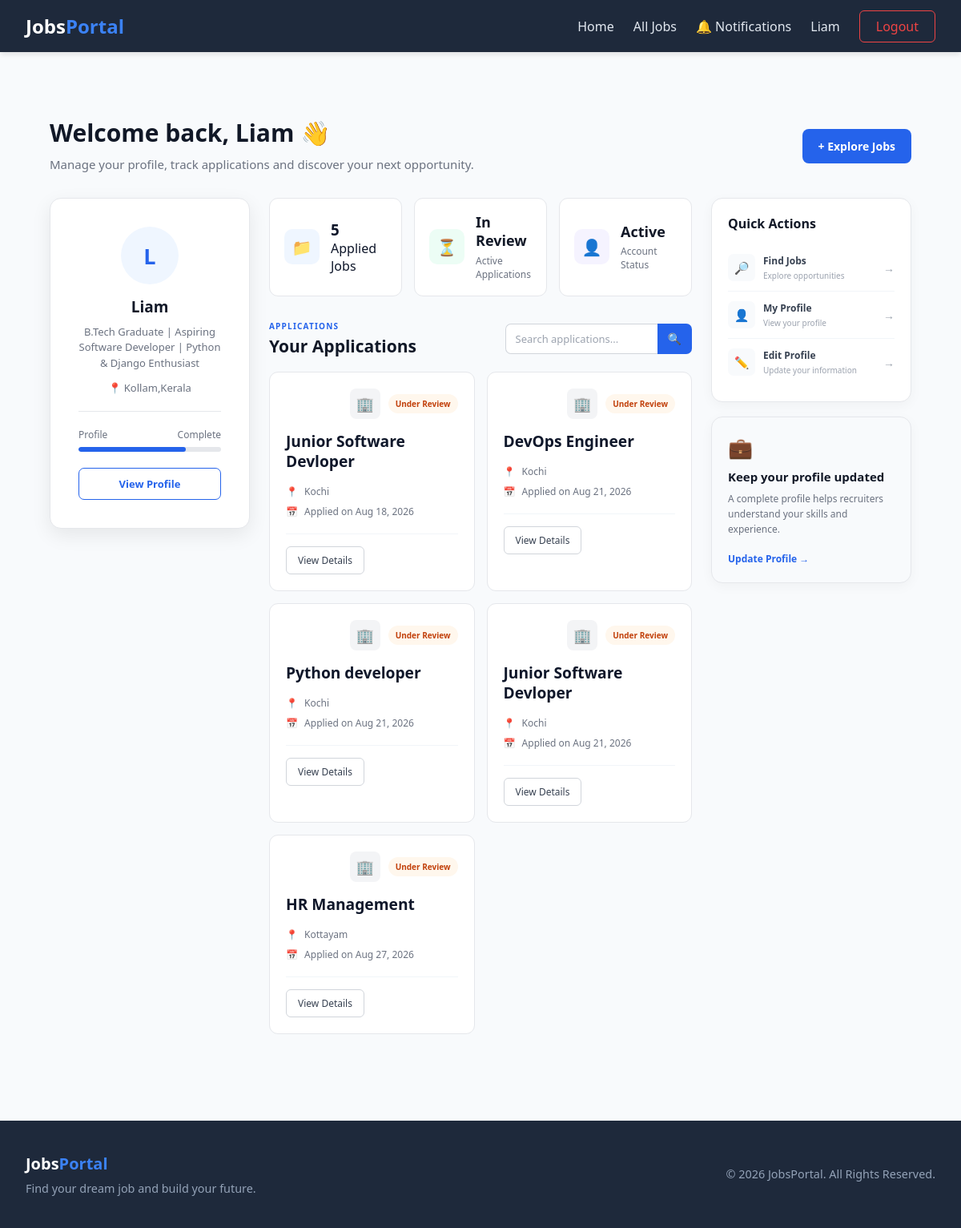
Page /user-dashboard (signed in) on the committed database.
### jobs/models.py (models this page shows, shortened)
class Profile(models.Model):
    user=models.OneToOneField(User,on_delete=models.CASCADE)
    dob=models.DateField()
    phone=models.CharField(max_length=12)
    place=models.CharField(max_length=50)
    qualification=models.CharField(max_length=50,blank=True)
    headline=models.CharField(max_length=200,blank=True)

class Applications(models.Model):
    job=models.ForeignKey(Jobs,on_delete=models.CASCADE)
    user=models.ForeignKey(User,on_delete=models.CASCADE)
    resume=models.FileField(blank=True,upload_to='resume')
    date=models.DateField(auto_now_add=True)

class Jobs(models.Model):
    title=models.CharField(max_length=100)
    sector=models.ForeignKey(Sectors,on_delete=models.CASCADE)
    company=models.ForeignKey(Company,on_delete=models.CASCADE)
    location=models.CharField(max_length=50)
    description=models.TextField()
    salary=models.CharField(max_length=50)
    post_date=models.DateField(auto_now_add=True)
    slug=models.SlugField(blank=True)
    is_active=models.BooleanField(default=True)
    end_date=models.DateField()

### jobs/views.py (the view)
# urls.py: path("user-dashboard",views.userDashboard,name="user_dashboard"),
@login_required
def userDashboard(request):
    if request.user.is_superuser:
        return redirect("admin_dashboard")
    profile = Profile.objects.select_related("user").get(user_id=request.user.id)
    applied_jobs = Applications.objects.select_related("job").filter(user_id=request.user.id)
    return render(request,"user-dashboard.html",{"applied_jobs": applied_jobs,"p": profile})

### jobs/context_processors.py (called while the page is built)
def allSectors(request):
    all_sectors=Sectors.objects.all()
    return dict(sectors=all_sectors)

def notification_count(request):
    if request.user.is_authenticated and not request.user.is_superuser:
        count = Notification.objects.filter(user=request.user, is_read=False).count()
        return { "notification_count": count}
    return {"notification_count": 0}

### templates/user-dashboard.html (shortened to what this page needs)
{% extends 'base.html' %}
{% load static %}
{% block extra_css %}
<link rel="stylesheet" href="{% static 'css/styles.css' %}">
{% endblock %}
{% block content %}
<div class="dashboard-container">
    <div class="dashboard-top">
        <div>
            <h1>
                Welcome back,
                {{ user.first_name|default:user.username }} 👋
            </h1>
            <p class="dashboard-subtitle">
                Manage your profile, track applications and discover your next opportunity.
            </p>
        </div>
        <a href="{% url 'all_jobs' %}" class="dashboard-explore-btn">
            + Explore Jobs
        </a>
    </div>
    <div class="dashboard-layout">
        <aside class="profile-sidebar">
            <div class="profile-card">
                <div class="profile-avatar">
                    {{ user.first_name|first|upper }}
                </div>
                <h2>
                    {{ p.user.first_name|default:p.user.username }}
                </h2>
                <p class="profile-headline">
                    {{ p.headline|default:"Add your professional headline" }}
                </p>
                <div class="profile-location">
                    📍 {{ p.place|default:"Location not added" }}
                </div>
                <div class="profile-divider"></div>
                <div class="profile-completion">
                    <div class="completion-header">
                        <span>Profile</span>
                        <span>Complete</span>
                    </div>
                    <div class="completion-bar">
                        <div class="completion-progress"></div>
                    </div>
                </div>
                <a href="{% url 'view_profile' %}" class="view-profile-btn">
                    View Profile
                </a>
            </div>
        </aside>
        <div class="dashboard-main">
            <div class="stats-grid">
                <div class="state-card">
                    <div class="stat-icon blue">📁</div>
                    <div class="state-info">
                        <h3>{{ applied_jobs|length }}</h3>
                        <p>Applied Jobs</p>
                    </div>
                </div>
                <div class="state-card">
                    <div class="stat-icon green">⏳</div>
                    <div class="stat-info">
                        <h3>In Review</h3>
                        <p>Active Applications</p>
                    </div>
                </div>
                <div class="state-card">
                    <div class="stat-icon purple">👤</div>
                    <div class="stat-info">
                        <h3>Active</h3>
                        <p>Account Status</p>
                    </div>
                </div>
            </div>
            <div class="section-header">
                <div>
                    <p class="section-label">APPLICATIONS</p>
                    <h2>Your Applications</h2>
                </div>
                <form method="get" class="dashboard-search">
                    <div class="search-input-group">
                        <input
                            type="text"
                            name="search"
                            placeholder="Search applications..."
                            value="{{ request.GET.search }}"
                        >
                        <button type="submit" class="btn-search">
                            🔍
                        </button>
                    </div>
                </form>
            </div>
            {% if applied_jobs %}
                <div class="dashboard-jobs-grid">
                    {% for application in applied_jobs %}
                        <div class="dashboard-job-card">
                            <div class="job-card-header">
                                <div class="company-badge">
                                    🏢
                                </div>
                                <span class="status-badge badge-pending">
                                    Under Review
                                </span>
                            </div>
                            <h3 class="job-title">
                                {{ application.job.title }}
                            </h3>
                            <div class="job-details">
                                <p class="job-detail-item">
                                    <span>📍</span>
                                    {{ application.job.location|default:"Remote / Flexible" }}
                                </p>
                                <p class="job-detail-item">
                                    <span>📅</span>
                                    Applied on {{ application.date|date:"M d, Y" }}
                                </p>
                            </div>
                            <div class="job-card-footer">
                                <a href="{% url 'job_detail' application.job.id %}"
                                   class="btn-outline">
                                    View Details
                                </a>
                            </div>
                        </div>
                    {% endfor %}
                </div>
            {% endif %}
            </div>
        <aside class="dashboard-sidebar">
            <div class="sidebar-card">
                <h3>Quick Actions</h3>
                <a href="{% url 'all_jobs' %}" class="quick-action">
                    <span class="action-icon">🔎</span>
                    <div>
                        <strong>Find Jobs</strong>
                        <small>Explore opportunities</small>
                    </div>
                    <span class="action-arrow">→</span>
                </a>
                <a href="{% url 'view_profile' %}" class="quick-action">
                    <span class="action-icon">👤</span>
                    <div>
                        <strong>My Profile</strong>
                        <small>View your profile</small>
                    </div>
                    <span class="action-arrow">→</span>
                </a>
                <a href="{% url 'edit_profile' %}" class="quick-action">
                    <span class="action-icon">✏️</span>
                    <div>
                        <strong>Edit Profile</strong>
                        <small>Update your information</small>
                    </div>
                    <span class="action-arrow">→</span>
                </a>
            </div>
            <div class="sidebar-card career-card">
                <div class="career-icon">
                    💼
                </div>
                <h3>Keep your profile updated</h3>
                <p>
                    A complete profile helps recruiters understand your skills
                    and experience.
                </p>
                <a href="{% url 'edit_profile' %}">
                    Update Profile →
                </a>
            </div>
        </aside>
    </div>
</div>
{% endblock %}

### templates/base.html (shortened to what this page needs)
{% load static %}
<!DOCTYPE html>
<html lang="en">
<head>
    <link rel="stylesheet" href="{% static 'css/base.css' %}">
    {% block extra_css %}{% endblock %}
</head>
<body>
    <nav class="navbar">
        <div class="nav-container">
            <a href="{% url 'home' %}" class="logo">
                Jobs<span>Portal</span>
            </a>
            <ul class="nav-menu">
                <li>
                    <a href="{% url 'home' %}">
                        Home
                    </a>
                </li>
                {% if user.is_authenticated %}
                    <li>
                        <a href="{% url 'all_jobs' %}">
                            All Jobs
                        </a>
                    </li>
                    {% if not user.is_superuser %}
                        <li>
                            <a href="{% url 'notifications' %}">
                                🔔 Notifications
                            </a>
                        </li>
                    {% endif %}
                    {% if user.is_superuser %}
                        <li>
                            <a href="{% url 'admin_dashboard' %}"
                               class="user-link">
                                {{ user.username }}
                            </a>
                        </li>
                    {% else %}
                        <li>
                            <a href="{% url 'user_dashboard' %}"
                               class="user-link">
                                {{ user.first_name }}
                            </a>
                        </li>
                    {% endif %}
                    <li>
                        <a href="{% url 'logout' %}"
                           class="btn-logout">
                            Logout
                        </a>
                    </li>
                {% endif %}
            </ul>
        </div>
    </nav>
    <main class="main-content">
        {% block content %}
        {% endblock %}
    </main>
    <footer class="footer">
        <div class="footer-container">
            <div class="footer-brand">
                <h3>
                    Jobs<span>Portal</span>
                </h3>
                <p>
                    Find your dream job and build your future.
                </p>
            </div>
            <div class="footer-copyright">
                <p>
                    &copy; 2026 JobsPortal. All Rights Reserved.
                </p>
            </div>
        </div>
    </footer>
</body>
</html>

### static/css/base.css (style rules this page uses)
* { margin: 0; padding: 0; box-sizing: border-box; font-family: 'Segoe UI', Tahoma, Geneva, Verdana, sans-serif; }
:root { --primary-color: #3b82f6; --primary-hover: #2563eb; --nav-bg: #1e293b; --bg-color: #f8fafc; --text-dark: #0f172a; --text-light: #ffffff; --text-muted: #94a3b8; }
body { background-color: var(--bg-color); color: var(--text-dark); display: flex; flex-direction: column; min-height: 100vh; }
.navbar { background-color: var(--nav-bg); padding: 1rem 0; box-shadow: 0 4px 6px -1px rgba(0, 0, 0, 0.1); }
.nav-container { max-width: 1200px; margin: 0 auto; padding: 0 2rem; display: flex; justify-content: space-between; align-items: center; }
.logo { font-size: 1.5rem; font-weight: 700; color: var(--text-light); text-decoration: none; }
.logo span { color: var(--primary-color); }
.nav-menu { display: flex; list-style: none; align-items: center; gap: 1.5rem; margin: 0; padding: 0; }
.nav-menu li { list-style: none; }
.nav-menu a { text-decoration: none; color: #e2e8f0; font-weight: 500; transition: color 0.2s ease; }
.btn-logout { border: 1px solid #ef4444; color: #ef4444 !important; padding: 0.5rem 1.25rem; border-radius: 6px; }
.main-content { flex: 1; max-width: 1200px; width: 100%; margin: 3rem auto; padding: 0 2rem; }
.footer { background-color: var(--nav-bg); color: var(--text-light); padding: 2.5rem 0; margin-top: auto; }
.footer-container { max-width: 1200px; margin: 0 auto; padding: 0 2rem; display: flex; justify-content: space-between; align-items: center; }
.footer-brand h3 { font-size: 1.25rem; margin-bottom: 0.5rem; }
.footer-brand span { color: var(--primary-color); }
.footer-brand p, .footer-copyright p { color: var(--text-muted); font-size: 0.9rem; }

### rows in the picture
Profile: user.first_name "Liam", headline "B.Tech Graduate | Aspiring Software Developer | Python & Django Enthusiast", place "Kollam,Kerala"
Applications: job "Junior Software Devloper", job.location "Kochi", date "Aug 18, 2026"
Applications: job "DevOps Engineer", job.location "Kochi", date "Aug 21, 2026"
Applications: job "Python developer", job.location "Kochi", date "Aug 21, 2026"
Applications: job "Junior Software Devloper", job.location "Kochi", date "Aug 21, 2026"
Applications: job "HR Management", job.location "Kottayam", date "Aug 27, 2026"

### other values in the picture
{{ user.first_name }} "Liam"
{{ user.first_name|default:user.username }} "Liam"
{{ user.first_name|first|upper }} "L"
{{ applied_jobs|length }} "5"
